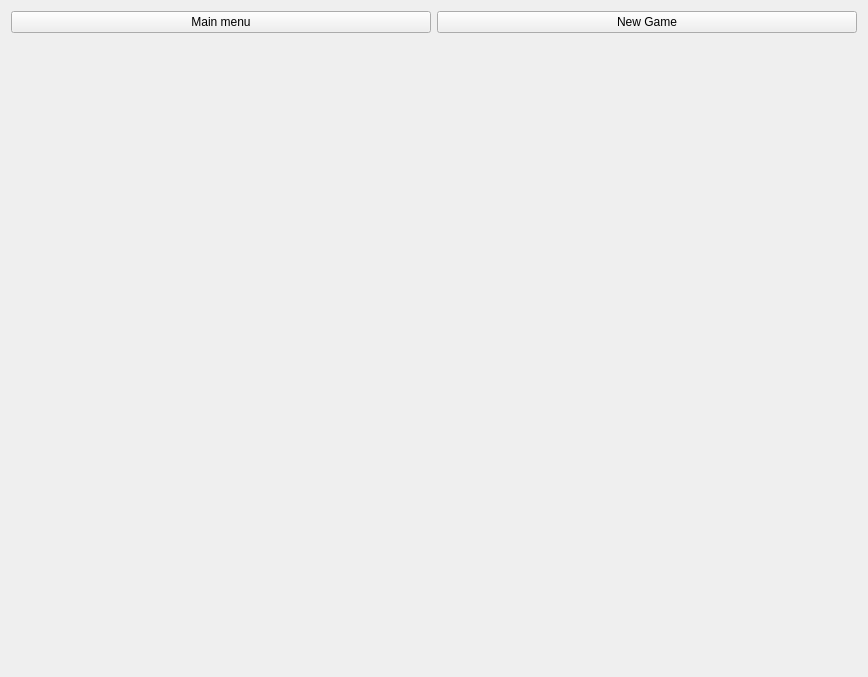
<?xml version="1.0" encoding="UTF-8"?>
<ui version="4.0">
 <class>Form</class>
 <widget class="QWidget" name="Form">
  <property name="geometry">
   <rect>
    <x>0</x>
    <y>0</y>
    <width>868</width>
    <height>677</height>
   </rect>
  </property>
  <property name="windowTitle">
   <string>Form</string>
  </property>
  <layout class="QVBoxLayout" name="verticalLayout">
   <item>
    <layout class="QHBoxLayout" name="horizontalLayout">
     <item>
      <widget class="QPushButton" name="mainMenuButton">
       <property name="text">
        <string>Main menu</string>
       </property>
      </widget>
     </item>
     <item>
      <widget class="QPushButton" name="newGameButton">
       <property name="text">
        <string>New Game</string>
       </property>
      </widget>
     </item>
    </layout>
   </item>
   <item>
    <widget class="QLabel" name="label">
     <property name="text">
      <string/>
     </property>
     <property name="pixmap">
      <pixmap>../../../Downloads/minos.png</pixmap>
     </property>
     <property name="scaledContents">
      <bool>true</bool>
     </property>
    </widget>
   </item>
  </layout>
 </widget>
 <resources/>
 <connections/>
</ui>
